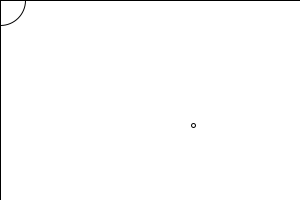
Frame 1 (no input)
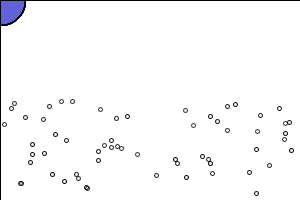
Frame 60 (the mouse pressed at the canvas centre just before this capture)
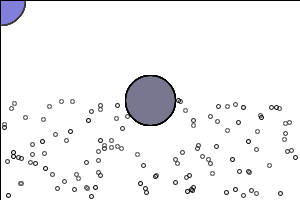
Frame 120 (the mouse held since frame 60 and released just before this capture)

The Processing sketch that drew these frames (run headless with seeded random() and noise(); from frame 60 on, the mouse is pressed at the canvas centre):

// Processing sketch: intro_interactive
// ── intro_interactive.pde
/*
setup and draw
 setup happens once at the beginning
 use to setup size framerate, background, variables
 draw happens every frame
 change variables or arguments and draw
 
 they each return nothing (void)
 */
//declare and initialize variables at beginning, before any other statements
int myColor = 0; //initialize with a starting value
int changeDirection = 0;

void setup() {
  size(300, 200);
  background(255);
}

void draw() {
  //a screen eraser, 
  fill(255, 1);
  rect(0, 0, width, height);

  //fill(mouseX, mouseY, 0, 50);
  fill(myColor, myColor, 255-myColor, myColor/4);
  ellipse(mouseX, mouseY, 50, 50);
  //myColor += 1;
  if (changeDirection == 0) {
    myColor += 1;
  } else if (changeDirection == 1) {
    myColor -= 1;
  }
  if (myColor >= 255) {
    changeDirection = 1;
  }
  if (myColor == 0) {
    changeDirection = 0;
  }

  //constrain a variable
  //myColor = constrain(myColor, 0, 255);
  //random number generator
  ellipse (random(width), random(height/2, height), 4, 4);
}

void mousePressed() {
  println("mouseX =", mouseX, "mouseY =", mouseY);
  println("myColor =", myColor, "changeDirection =", changeDirection);
  fill(mouseX, mouseY, 0, 50);
  ellipse(mouseX, mouseY, 50, 50);
}
